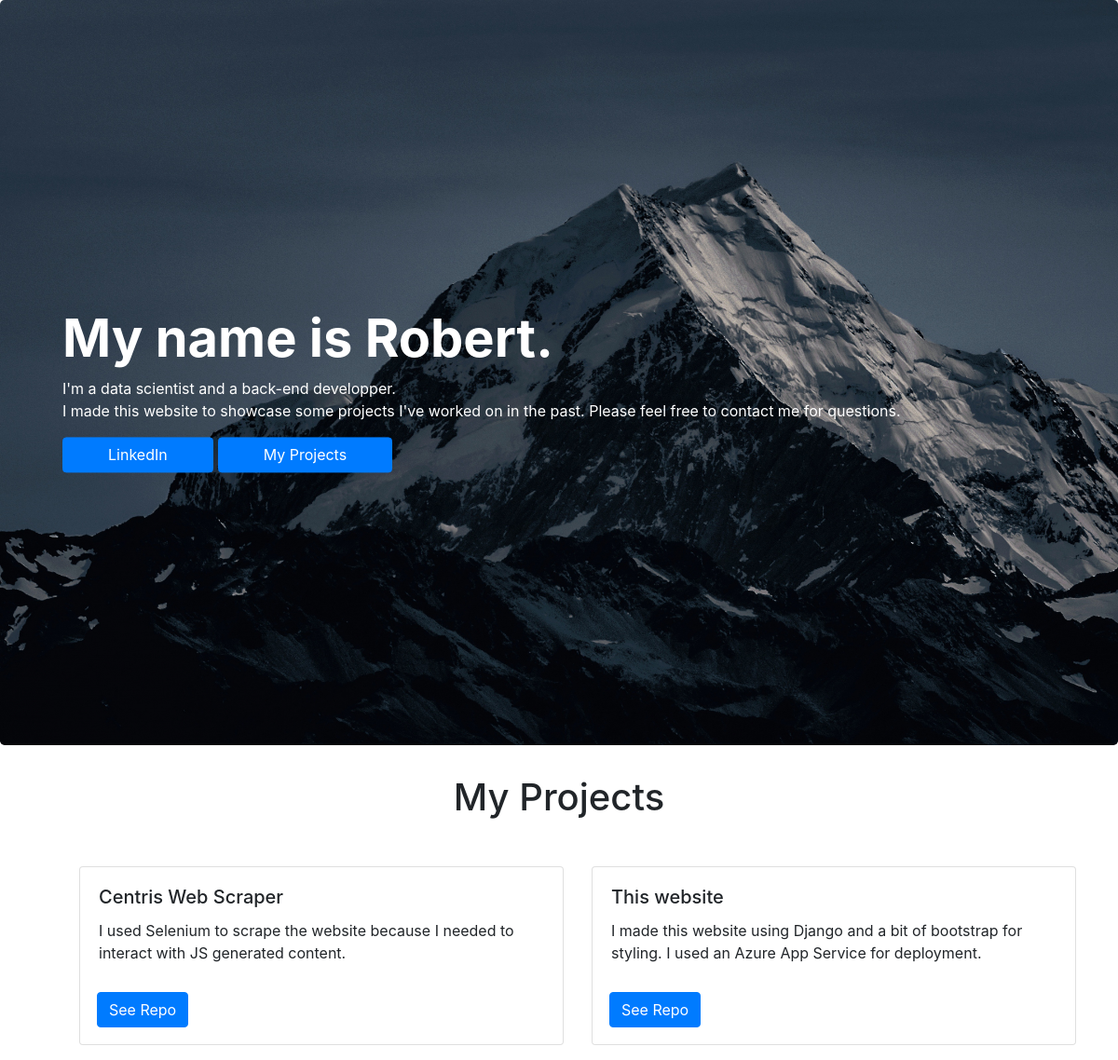
Before: / with the older database file.
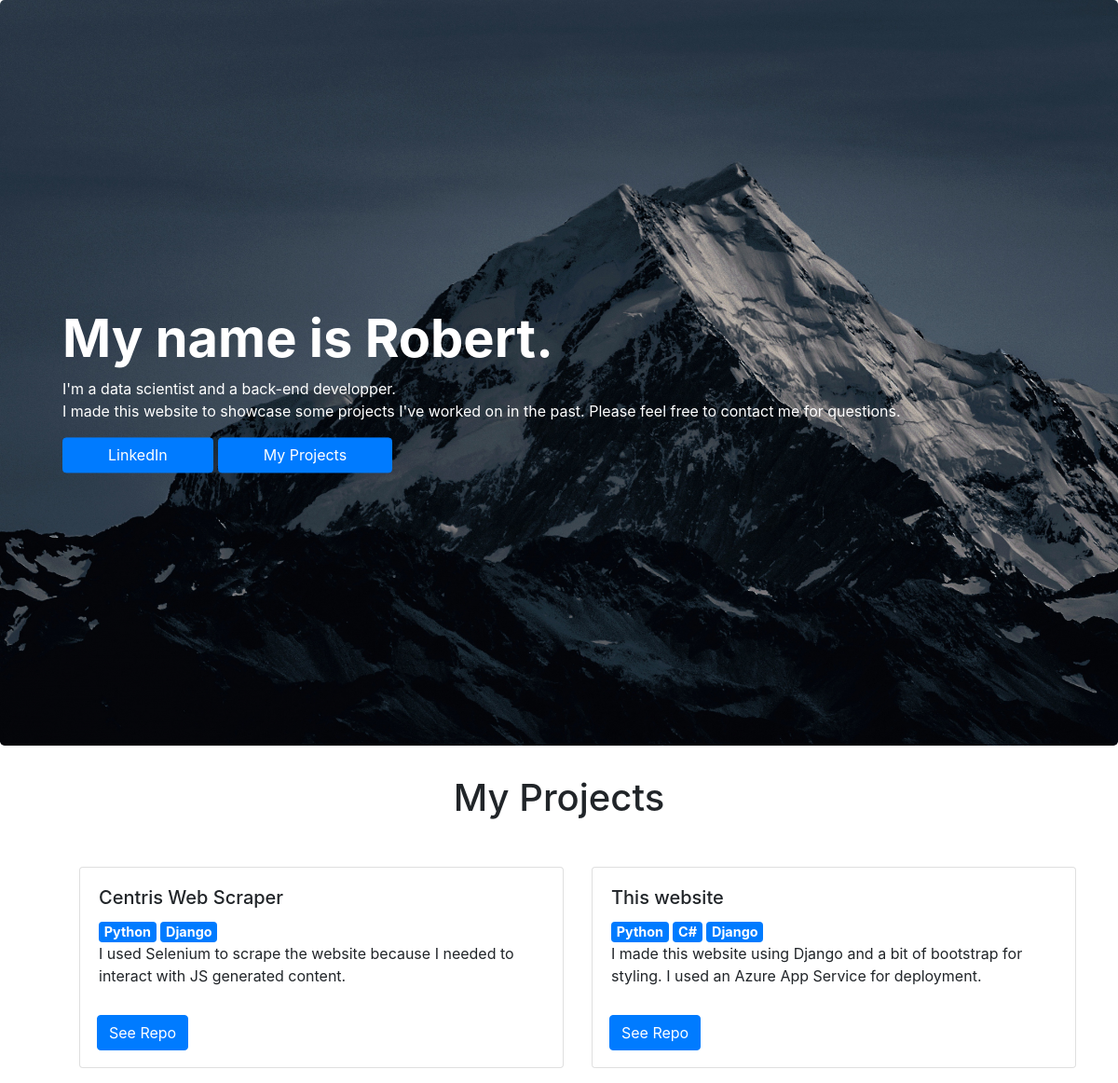
After: the same page with the newer database file.
### portfolio/models.py (models this page shows, shortened)
class Project(models.Model):
    project_name = models.CharField(max_length=128)
    tech_tags = models.ManyToManyField(Tag)
    github_url = models.CharField(max_length=256)
    project_description = models.CharField(max_length=512)

class Tag(models.Model):
    tech_tag = models.CharField(max_length=64)
    def __str__(self):
        return self.tech_tag

### portfolio/views.py (the view)
# urls.py: path('', ProjectListView.as_view(), name='project-list'),
class ProjectListView(generic.ListView):
    model = Project
    paginate_by = 10
    template_name = 'templates/project_list.html'
    def get_queryset(self):
        return Project.objects.all()

### portfolio/templates/project_list.html (shortened to what this page needs)
{% load static %}
<link rel="stylesheet" href="https://maxcdn.bootstrapcdn.com/bootstrap/4.0.0-beta/css/bootstrap.min.css">
<link rel="stylesheet" type="text/css" href="{% static 'style.css' %}">
<div style="background: url(static/img/mountains.jpg) ;background-size: cover;" ; class="jumbotron bg-cover text-white">
    <div class="container container-header-align py-5">
        <h1 class="display-4 font-weight-bold left-aligned">My name is Robert.</h1>
        <p class="mb-0 left-aligned">I'm a data scientist and a back-end developper.</p>
        <p class="left-aligned">I made this website to showcase some projects I've worked on in the past. Please feel free to contact me for questions.</p>
        <a href="https://www.linkedin.com/in/robert-marineau/" role="button" class="btn btn-primary px-5 btn-left-aligned">LinkedIn</a>
        <a onclick="scrollProjects()" role="button" class="btn btn-primary px-5 btn-left-aligned">My Projects</a>
    </div>
</div>
<div id="projectlist" class="row">
    <div class="col-3 mx-auto">
        <div class="text-center">
            <div class="bottom-buffer">
                <h1>
                    My Projects
                </h1>
            </div>
        </div>
    </div>
</div>
<div class="container">
    {% block content %}
    <ul>
        <div class="row">
            {% for project in project_list %}
            <div class="col-sm">
                <div class="bottom-buffer">
                    <div class="card">
                        <div class="card-body">
                            <h5 class="card-title">{{project.project_name}}</h5>
                            {% for tech_tag in project.tech_tags.all %}
                                <span class="badge badge-primary">
                                    {{ tech_tag }}
                                </span>
                            {% endfor %}
                            <p class="card-text">{{project.project_description}}</p>
                            <a href="{{project.github_url}}" class="btn btn-primary card-button">See Repo</a>
                        </div>
                    </div>
                </div>
            </div>
            {% endfor %}
        </div>
    </ul>
    {% endblock %}
</div>

### portfolio/static/style.css (style rules this page uses)
.bottom-buffer { margin-bottom:50px; }
.jumbotron { background: rgb(71, 71, 71); background: rgba(71, 71, 71, 0.664); height: 100vh; }
.left-aligned { text-align: left; }
.btn-left-aligned { float: left; margin-right: 5px; }
.container-header-align { margin-left: 20px; position: relative; top: 50%; transform: translateY(-50%); }
.card { height: 100%; }
.card-button { position: absolute; bottom: 18px; left: 18px; }
.badge { font-size: 90%; }

Changed rows visible on the page:
added Tag: tech_tag "Python"
added Tag: tech_tag "Django"
added Tag: tech_tag "C#", shown under Project "This website"
